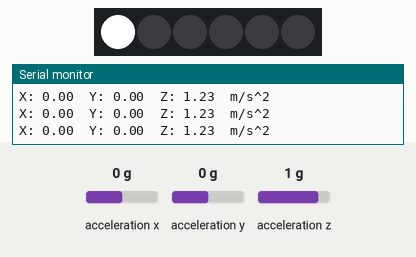
This sketch was run on a simulated Arduino Uno, built with avr-gcc and run on an emulated ATmega328P. On the bench: 6 RGB LEDs in strip order, left to right, the last lines printed to the serial monitor. The inputs (shaded band) are chosen by the test bench; at power-on: acceleration z 1 g, acceleration x 0 g, acceleration y 0 g.

Above: at 1.2 s.
1.3 s: acceleration z set to 0 g
At 2.5 s:
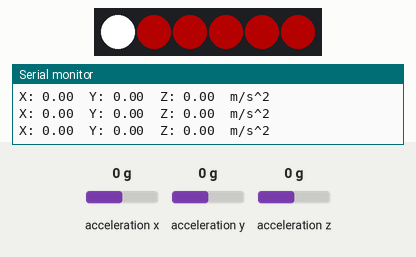
2.8 s: acceleration x set to -1.4 g
At 3.2 s:
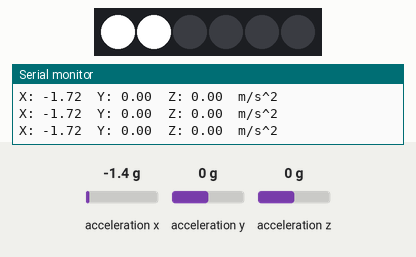
4.3 s: acceleration y set to -1.4 g
At 5.4 s:
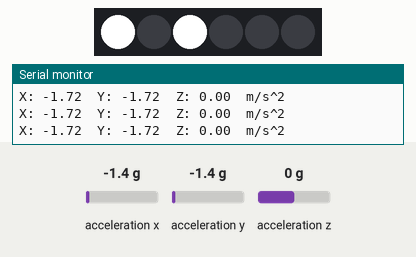
5.8 s: acceleration x set to 0.8 g
At 6.4 s:
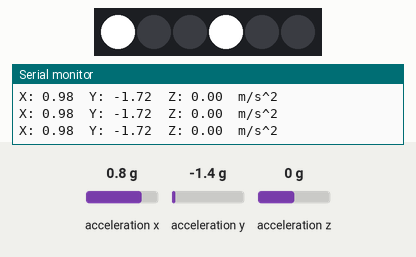
7.3 s: acceleration y set to 0 g
At 8.5 s:
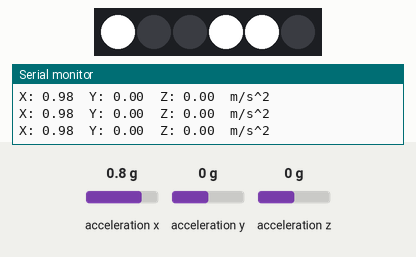
Timing chart, 0 to 9.8 s (numbered marks = the images above; inputs shaded):
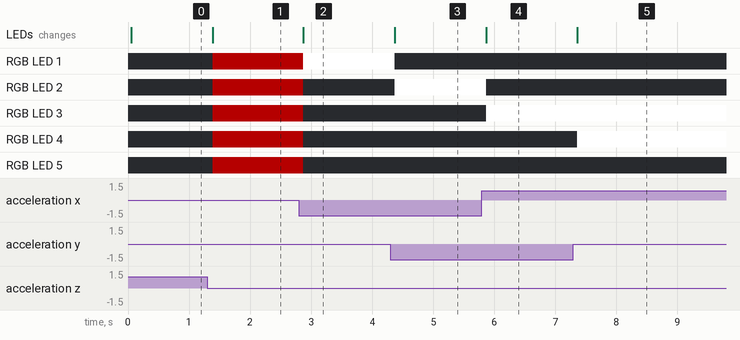

Measured:
- after the input at 1.3 s, RGB LED 1–5: off → RGB(64, 0, 0) after 0.09 s; the LEDs: change after 0.09 s (image 1)
- after the input at 2.8 s, RGB LED 1: RGB(64, 0, 0) → RGB(255, 255, 255) after 0.08 s; RGB LED 2–5: RGB(64, 0, 0) → off after 0.08 s; the LEDs: change after 0.08 s (image 2)
- after the input at 4.3 s, RGB LED 1: RGB(255, 255, 255) → off after 0.07 s; RGB LED 2: off → RGB(255, 255, 255) after 0.07 s; the LEDs: change after 0.07 s (image 3)
- after the input at 5.8 s, RGB LED 2: RGB(255, 255, 255) → off after 0.07 s; RGB LED 3: off → RGB(255, 255, 255) after 0.07 s; the LEDs: change after 0.07 s (image 4)
- after the input at 7.3 s, RGB LED 4: off → RGB(255, 255, 255) after 0.06 s; the LEDs: change after 0.06 s (image 5)

The sketch:

flora_test.ino
```cpp
#include <Wire.h>
#include <Adafruit_NeoPixel.h>
#include <Adafruit_ADXL345_U.h>

#define PIN 12

Adafruit_NeoPixel strip = Adafruit_NeoPixel(6, PIN, NEO_GRB + NEO_KHZ800);

/* Assign a unique ID to this sensor at the same time */
Adafruit_ADXL345_Unified accel = Adafruit_ADXL345_Unified(12345);

struct vec3
{
  float x;
  float y;
  float z;
};

float length(float x, float y, float z)
{
  return sqrt(x * x + y * y + z * z);
}

float dot(vec3 a, vec3 b)
{
  return a.x * b.x + a.y * b.y + a.z * b.z;
}

vec3 points[]={
  {0.2764f, -0.8506f, 0.4472f},
  {0.8944f,  0.0000f, 0.4472f},
  {0.2764f,  0.8506f, 0.4472f},
  {-0.7236f, 0.5257f, 0.4472f},
  {-0.7236f, -0.5257f, 0.4472f},

  {0.0f, 0.0f, 1.0f},
};

void setup(void)
{
  accel.begin();

  strip.begin();
  for(uint16_t i=0; i<strip.numPixels(); i++) {
      strip.setPixelColor(i, strip.Color(0,0,0));
  }
  strip.show();

  Serial.begin(9600);

  accel.setRange(ADXL345_RANGE_8_G);

  strip.show(); // Initialize all pixels to 'off'
}

void loop() {

  /* Get a new sensor event */
  sensors_event_t event;
  accel.getEvent(&event);

  /* Display the results (acceleration is measured in m/s^2) */
  Serial.print("X: "); Serial.print(event.acceleration.x / 8); Serial.print("  ");
  Serial.print("Y: "); Serial.print(event.acceleration.y / 8); Serial.print("  ");
  Serial.print("Z: "); Serial.print(event.acceleration.z / 8); Serial.print("  ");Serial.println("m/s^2 ");
  delay(50);

  float accelMag = length(event.acceleration.x / 8, event.acceleration.y / 8, event.acceleration.z / 8);

  vec3 dir;

  if (accelMag != 0) {
    dir.x = -(event.acceleration.x / 8) / accelMag;
    dir.y = -(event.acceleration.y / 8) / accelMag;
    dir.z = -(event.acceleration.z / 8) / accelMag;

    for (int i = 0; i < 6; i++) {
      if(dot(points[i], dir) > 0.7f) {
        strip.setPixelColor(i, strip.Color(255, 255, 255));
      }
      else{
        strip.setPixelColor(i, strip.Color(0, 0, 0));
      }
    }
  }
  else  {
    for (int i = 0; i < 6; i++) {
        strip.setPixelColor(i, strip.Color(64, 0, 0));
    }
  }
        strip.setPixelColor(0, strip.Color(255, 255, 255));

  strip.show();

  //colorWipe(strip.Color(x, y, z), 10);
  //colorWipe(strip.Color(0, 0, 0), 10);

  //rainbowCycle(20);
}

// Fill the dots one after the other with a color
void colorWipe(uint32_t c, uint16_t wait) {
  for(uint16_t i=0; i<strip.numPixels(); i++) {
      strip.setPixelColor(i, c);
      strip.show();
      delay(wait);
  }
}

// Slightly different, this makes the rainbow equally distributed throughout
void rainbowCycle(uint8_t wait) {
  uint16_t i, j;

  for(j=0; j<256*5; j++) { // 5 cycles of all colors on wheel
    for(i=0; i< strip.numPixels(); i++) {
      strip.setPixelColor(i, Wheel(((i * 256 / strip.numPixels()) + j) & 255));
    }
    strip.show();
    delay(wait);
  }
}

// Input a value 0 to 255 to get a color value.
// The colours are a transition r - g - b - back to r.
uint32_t Wheel(byte WheelPos) {
  WheelPos = 255 - WheelPos;
  if(WheelPos < 85) {
   return strip.Color(255 - WheelPos * 3, 0, WheelPos * 3);
  } else if(WheelPos < 170) {
    WheelPos -= 85;
   return strip.Color(0, WheelPos * 3, 255 - WheelPos * 3);
  } else {
   WheelPos -= 170;
   return strip.Color(WheelPos * 3, 255 - WheelPos * 3, 0);
  }
}
```
